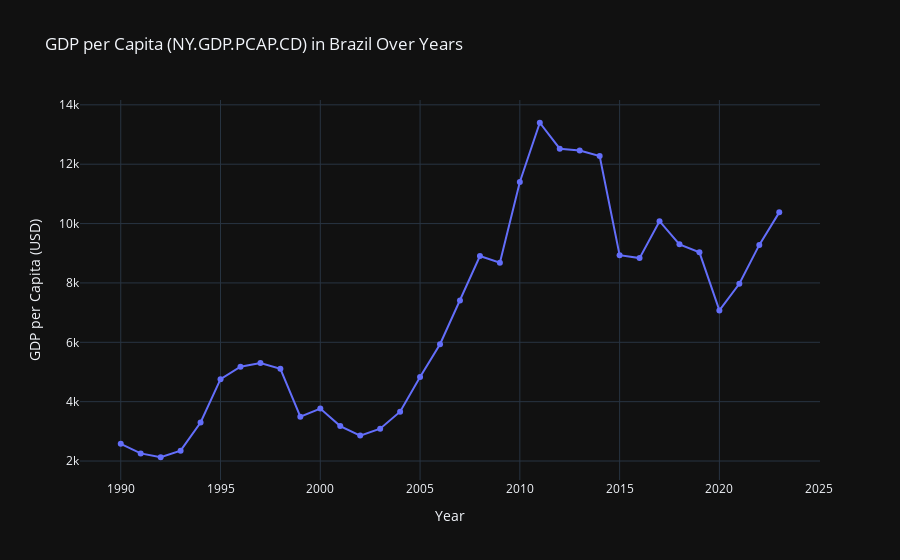

Notebook code cell kept with this figure:
### Markdown cell above
### Data visualization example

### Code cell
import plotly.express as px

# Filter for Brazil and the feature NY.GDP.PCAP.CD
bra_gdp = data_filled[data_filled['country'] == 'BRA'][['year', 'NY.GDP.PCAP.CD']]

fig = px.line(
    bra_gdp,
    x='year',
    y='NY.GDP.PCAP.CD',
    markers=True,
    title='GDP per Capita (NY.GDP.PCAP.CD) in Brazil Over Years',
    labels={'year': 'Year', 'NY.GDP.PCAP.CD': 'GDP per Capita (USD)'}
)
fig.update_layout(template='plotly_dark')
fig.show()

### Figure 1 — Plotly figure (JSON) as saved in the notebook; plotly's stock layout.template omitted (floating-point values rounded to 4 significant figures)
{"data": [{"hovertemplate": "Year=%{x}<br>GDP per Capita (USD)=%{y}<extra></extra>", "legendgroup": "", "line": {"color": "#636efa", "dash": "solid"}, "marker": {"symbol": "circle"}, "mode": "lines+markers", "name": "", "orientation": "v", "showlegend": false, "type": "scatter", "x": [1990, 1991, 1992, 1993, 1994, 1995, 1996, 1997, 1998, 1999, 2000, 2001, 2002, 2003, 2004, 2005, 2006, 2007, 2008, 2009, 2010, 2011, 2012, 2013, 2014, 2015, 2016, 2017, 2018, 2019, 2020, 2021, 2022, 2023], "xaxis": "x", "y": [2581.0, 2258.0, 2127.0, 2349.0, 3299.0, 4757.0, 5179.0, 5299.0, 5106.0, 3494.0, 3767.0, 3176.0, 2856.0, 3091.0, 3664.0, 4828.0, 5934.0, 7410.0, 8908.0, 8679.0, 11400.0, 13400.0, 12520.0, 12460.0, 12270.0, 8936.0, 8836.0, 10080.0, 9301.0, 9030.0, 7074.0, 7973.0, 9281.0, 10380.0], "yaxis": "y"}], "layout": {"legend": {"tracegroupgap": 0}, "title": {"text": "GDP per Capita (NY.GDP.PCAP.CD) in Brazil Over Years"}, "xaxis": {"anchor": "y", "domain": [0, 1], "title": {"text": "Year"}}, "yaxis": {"anchor": "x", "domain": [0, 1], "title": {"text": "GDP per Capita (USD)"}}}}
